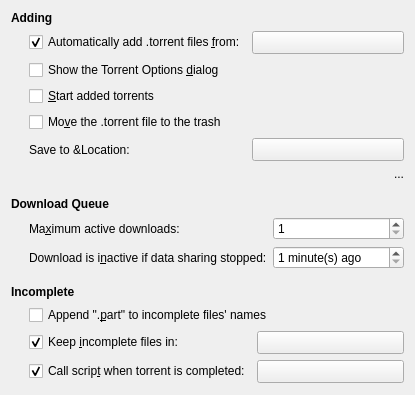
     <widget class="QWidget" name="downloadingTab">
      <attribute name="title">
       <string>Downloading</string>
      </attribute>
      <layout class="QVBoxLayout" name="downloadingTabLayout">
       <item>
        <widget class="QLabel" name="addingSectionLabel">
         <property name="styleSheet">
          <string notr="true">font-weight:bold</string>
         </property>
         <property name="text">
          <string>Adding</string>
         </property>
        </widget>
       </item>
       <item>
        <layout class="QGridLayout" name="addingSectionLayout" columnstretch="0,1">
         <property name="leftMargin">
          <number>18</number>
         </property>
         <item row="0" column="0">
          <widget class="QCheckBox" name="watchDirCheck">
           <property name="text">
            <string>Automatically add .torrent files &amp;from:</string>
           </property>
           <property name="checked">
            <bool>true</bool>
           </property>
          </widget>
         </item>
         <item row="0" column="1">
          <widget class="QStackedWidget" name="watchDirStack">
           <property name="sizePolicy">
            <sizepolicy hsizetype="Preferred" vsizetype="Fixed">
             <horstretch>0</horstretch>
             <verstretch>0</verstretch>
            </sizepolicy>
           </property>
           <widget class="PathButton" name="watchDirButton"/>
           <widget class="QLineEdit" name="watchDirEdit"/>
          </widget>
         </item>
         <item row="1" column="0" colspan="2">
          <widget class="QCheckBox" name="showTorrentOptionsDialogCheck">
           <property name="text">
            <string>Show the Torrent Options &amp;dialog</string>
           </property>
          </widget>
         </item>
         <item row="2" column="0" colspan="2">
          <widget class="QCheckBox" name="startAddedTorrentsCheck">
           <property name="text">
            <string>&amp;Start added torrents</string>
           </property>
          </widget>
         </item>
         <item row="3" column="0" colspan="2">
          <widget class="QCheckBox" name="trashTorrentFileCheck">
           <property name="text">
            <string>Mo&amp;ve the .torrent file to the trash</string>
           </property>
          </widget>
         </item>
         <item row="4" column="0">
          <widget class="QLabel" name="downloadDirLabel">
           <property name="text">
            <string>Save to &amp;Location:</string>
           </property>
          </widget>
         </item>
         <item row="4" column="1">
          <widget class="QStackedWidget" name="downloadDirStack">
           <property name="sizePolicy">
            <sizepolicy hsizetype="Preferred" vsizetype="Fixed">
             <horstretch>0</horstretch>
             <verstretch>0</verstretch>
            </sizepolicy>
           </property>
           <widget class="PathButton" name="downloadDirButton"/>
           <widget class="QLineEdit" name="downloadDirEdit"/>
          </widget>
         </item>
         <item row="5" column="1">
          <widget class="FreeSpaceLabel" name="downloadDirFreeSpaceLabel">
           <property name="text">
            <string notr="true">...</string>
           </property>
           <property name="alignment">
            <set>Qt::AlignRight|Qt::AlignTrailing|Qt::AlignVCenter</set>
           </property>
          </widget>
         </item>
        </layout>
       </item>
       <item>
        <spacer name="downloadQueueSectionSpacer">
         <property name="orientation">
          <enum>Qt::Vertical</enum>
         </property>
         <property name="sizeType">
          <enum>QSizePolicy::Fixed</enum>
         </property>
         <property name="sizeHint" stdset="0">
          <size>
           <width>1</width>
           <height>10</height>
          </size>
         </property>
        </spacer>
       </item>
       <item>
        <widget class="QLabel" name="downloadQueueSectionLabel">
         <property name="styleSheet">
          <string notr="true">font-weight:bold</string>
         </property>
         <property name="text">
          <string>Download Queue</string>
         </property>
        </widget>
       </item>
       <item>
        <layout class="QGridLayout" name="downloadQueueSectionLayout" columnstretch="0,1">
         <property name="leftMargin">
          <number>18</number>
         </property>
         <item row="0" column="0">
          <widget class="QLabel" name="downloadQueueSizeLabel">
           <property name="text">
            <string>Ma&amp;ximum active downloads:</string>
           </property>
           <property name="buddy">
            <cstring>downloadQueueSizeSpin</cstring>
           </property>
          </widget>
         </item>
         <item row="0" column="1">
          <widget class="QSpinBox" name="downloadQueueSizeSpin">
           <property name="minimum">
            <number>1</number>
           </property>
           <property name="maximum">
            <number>999999999</number>
           </property>
          </widget>
         </item>
         <item row="1" column="0">
          <widget class="QLabel" name="queueStalledMinutesLabel">
           <property name="text">
            <string extracomment="Please keep this phrase as short as possible, it's curently the longest and influences dialog width">Download is i&amp;nactive if data sharing stopped:</string>
           </property>
           <property name="buddy">
            <cstring>queueStalledMinutesSpin</cstring>
           </property>
          </widget>
         </item>
         <item row="1" column="1">
          <widget class="QSpinBox" name="queueStalledMinutesSpin">
           <property name="suffix">
            <string notr="true"> minute(s) ago</string>
           </property>
           <property name="minimum">
            <number>1</number>
           </property>
           <property name="maximum">
            <number>9999</number>
           </property>
           <property name="singleStep">
            <number>5</number>
           </property>
          </widget>
         </item>
        </layout>
       </item>
       <item>
        <spacer name="incompleteSectionSpacer">
         <property name="orientation">
          <enum>Qt::Vertical</enum>
         </property>
         <property name="sizeType">
          <enum>QSizePolicy::Fixed</enum>
         </property>
         <property name="sizeHint" stdset="0">
          <size>
           <width>1</width>
           <height>10</height>
          </size>
         </property>
        </spacer>
       </item>
       <item>
        <widget class="QLabel" name="incompleteSectionLabel">
         <property name="styleSheet">
          <string notr="true">font-weight:bold</string>
         </property>
         <property name="text">
          <string>Incomplete</string>
         </property>
        </widget>
       </item>
       <item>
        <layout class="QGridLayout" name="incompleteSectionLayout" columnstretch="0,1">
         <property name="leftMargin">
          <number>18</number>
         </property>
         <item row="0" column="0" colspan="2">
          <widget class="QCheckBox" name="renamePartialFilesCheck">
           <property name="text">
            <string>Append &quot;.&amp;part&quot; to incomplete files' names</string>
           </property>
          </widget>
         </item>
         <item row="1" column="0">
          <widget class="QCheckBox" name="incompleteDirCheck">
           <property name="text">
            <string>Keep &amp;incomplete files in:</string>
           </property>
           <property name="checked">
            <bool>true</bool>
           </property>
          </widget>
         </item>
         <item row="1" column="1">
          <widget class="QStackedWidget" name="incompleteDirStack">
           <property name="sizePolicy">
            <sizepolicy hsizetype="Preferred" vsizetype="Fixed">
             <horstretch>0</horstretch>
             <verstretch>0</verstretch>
            </sizepolicy>
           </property>
           <widget class="PathButton" name="incompleteDirButton"/>
           <widget class="QLineEdit" name="incompleteDirEdit"/>
          </widget>
         </item>
         <item row="2" column="0">
          <widget class="QCheckBox" name="completionScriptCheck">
           <property name="text">
            <string>Call scrip&amp;t when torrent is completed:</string>
           </property>
           <property name="checked">
            <bool>true</bool>
           </property>
          </widget>
         </item>
         <item row="2" column="1">
          <widget class="QStackedWidget" name="completionScriptStack">
           <property name="sizePolicy">
            <sizepolicy hsizetype="Preferred" vsizetype="Fixed">
             <horstretch>0</horstretch>
             <verstretch>0</verstretch>
            </sizepolicy>
           </property>
           <widget class="PathButton" name="completionScriptButton"/>
           <widget class="QLineEdit" name="completionScriptEdit"/>
          </widget>
         </item>
        </layout>
       </item>
       <item>
        <spacer name="downloadingTabBottomSpacer">
         <property name="orientation">
          <enum>Qt::Vertical</enum>
         </property>
         <property name="sizeHint" stdset="0">
          <size>
           <width>1</width>
           <height>1</height>
          </size>
         </property>
        </spacer>
       </item>
      </layout>
     </widget>
